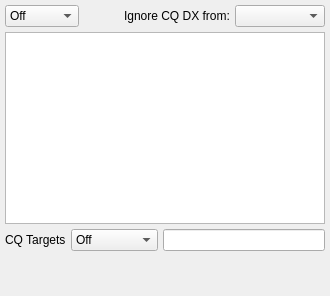
                     <widget class="QWidget" name="tab_4">
                      <attribute name="title">
                       <string>Prefixes</string>
                      </attribute>
                      <layout class="QVBoxLayout" name="verticalLayout_4">
                       <property name="spacing">
                        <number>5</number>
                       </property>
                       <property name="leftMargin">
                        <number>5</number>
                       </property>
                       <property name="topMargin">
                        <number>5</number>
                       </property>
                       <property name="rightMargin">
                        <number>5</number>
                       </property>
                       <property name="bottomMargin">
                        <number>5</number>
                       </property>
                       <item>
                        <layout class="QHBoxLayout" name="horizontalLayout_20">
                         <item>
                          <widget class="QComboBox" name="cb_prefixFilter">
                           <property name="maximumSize">
                            <size>
                             <width>16777215</width>
                             <height>16777215</height>
                            </size>
                           </property>
                           <property name="toolTip">
                            <string>&lt;html&gt;&lt;head/&gt;&lt;body&gt;&lt;p&gt;Control the prefix filtering&lt;/p&gt;&lt;p&gt;- OFF: Prefix filtering off&lt;/p&gt;&lt;p&gt;- Exclude: Exclude listed prefixes&lt;/p&gt;&lt;p&gt;- Include: Include listed prefixes only&lt;/p&gt;&lt;/body&gt;&lt;/html&gt;</string>
                           </property>
                           <item>
                            <property name="text">
                             <string>Off</string>
                            </property>
                           </item>
                           <item>
                            <property name="text">
                             <string>Include</string>
                            </property>
                           </item>
                           <item>
                            <property name="text">
                             <string>Exclude</string>
                            </property>
                           </item>
                          </widget>
                         </item>
                         <item>
                          <spacer name="horizontalSpacer_5">
                           <property name="orientation">
                            <enum>Qt::Horizontal</enum>
                           </property>
                           <property name="sizeType">
                            <enum>QSizePolicy::MinimumExpanding</enum>
                           </property>
                           <property name="sizeHint" stdset="0">
                            <size>
                             <width>40</width>
                             <height>20</height>
                            </size>
                           </property>
                          </spacer>
                         </item>
                         <item>
                          <widget class="QLabel" name="label_4">
                           <property name="toolTip">
                            <string>&lt;html&gt;&lt;head/&gt;&lt;body&gt;&lt;p&gt;Use this option to ignore stations calling CQ DX from your continent. &lt;/p&gt;&lt;/body&gt;&lt;/html&gt;</string>
                           </property>
                           <property name="text">
                            <string>Ignore CQ DX from:</string>
                           </property>
                          </widget>
                         </item>
                         <item>
                          <widget class="QComboBox" name="cb_filter_CQDX_Continent">
                           <property name="toolTip">
                            <string>&lt;html&gt;&lt;head/&gt;&lt;body&gt;&lt;p&gt;Use this option to ignore stations calling CQ DX from your continent. &lt;/p&gt;&lt;/body&gt;&lt;/html&gt;</string>
                           </property>
                           <item>
                            <property name="text">
                             <string/>
                            </property>
                           </item>
                           <item>
                            <property name="text">
                             <string>Africa</string>
                            </property>
                           </item>
                           <item>
                            <property name="text">
                             <string>N. America</string>
                            </property>
                           </item>
                           <item>
                            <property name="text">
                             <string>S. America</string>
                            </property>
                           </item>
                           <item>
                            <property name="text">
                             <string>Oceania</string>
                            </property>
                           </item>
                           <item>
                            <property name="text">
                             <string>Europe</string>
                            </property>
                           </item>
                           <item>
                            <property name="text">
                             <string>Asia</string>
                            </property>
                           </item>
                           <item>
                            <property name="text">
                             <string>Antarctica</string>
                            </property>
                           </item>
                          </widget>
                         </item>
                        </layout>
                       </item>
                       <item>
                        <widget class="QPlainTextEdit" name="pte_prefixFilter">
                         <property name="sizePolicy">
                          <sizepolicy hsizetype="Ignored" vsizetype="MinimumExpanding">
                           <horstretch>0</horstretch>
                           <verstretch>0</verstretch>
                          </sizepolicy>
                         </property>
                         <property name="maximumSize">
                          <size>
                           <width>16777215</width>
                           <height>16777215</height>
                          </size>
                         </property>
                         <property name="toolTip">
                          <string>&lt;html&gt;&lt;head/&gt;&lt;body&gt;&lt;p&gt;List of prefixes and DXCC's to be included or excluded from the band activity window. &lt;/p&gt;&lt;p&gt;Prefixes or DXCC names (prefixed with '+' sign) can be used here.&lt;/p&gt;&lt;p&gt;Each row can contain entries for one band.&lt;/p&gt;&lt;p&gt;&lt;span style=&quot; font-weight:600;&quot;&gt;Example: &lt;/span&gt;&lt;/p&gt;&lt;p&gt;80m:SP,GB,DE&lt;/p&gt;&lt;p&gt;40m:+poland,+england,+germany&lt;/p&gt;&lt;p&gt;&lt;br/&gt;&lt;/p&gt;&lt;p&gt;&lt;br/&gt;&lt;/p&gt;&lt;/body&gt;&lt;/html&gt;</string>
                         </property>
                         <property name="plainText">
                          <string/>
                         </property>
                        </widget>
                       </item>
                       <item>
                        <layout class="QHBoxLayout" name="horizontalLayout_15">
                         <item>
                          <widget class="QLabel" name="label_6">
                           <property name="text">
                            <string>CQ Targets</string>
                           </property>
                          </widget>
                         </item>
                         <item>
                          <widget class="QComboBox" name="cb_ignoreCQTarget">
                           <property name="toolTip">
                            <string>&lt;html&gt;&lt;head/&gt;&lt;body&gt;&lt;p&gt;You can include/exclude specific CQ targets here, ie. CQ EU, CQ SP etc.&lt;/p&gt;&lt;p&gt;When &amp;quot;Show only&amp;quot; is selected, only the stations with matching CQ target will be shown.&lt;/p&gt;&lt;/body&gt;&lt;/html&gt;</string>
                           </property>
                           <item>
                            <property name="text">
                             <string>Off</string>
                            </property>
                           </item>
                           <item>
                            <property name="text">
                             <string>Include</string>
                            </property>
                           </item>
                           <item>
                            <property name="text">
                             <string>Exclude</string>
                            </property>
                           </item>
                           <item>
                            <property name="text">
                             <string>Show only</string>
                            </property>
                           </item>
                          </widget>
                         </item>
                         <item>
                          <widget class="QLineEdit" name="le_ignoreCQXX">
                           <property name="toolTip">
                            <string>&lt;html&gt;&lt;head/&gt;&lt;body&gt;&lt;p&gt;Comma separated list of CQ targets to be ignored if the &amp;quot;Ignore CQ Targets&amp;quot; option is selected. &lt;/p&gt;&lt;p&gt;&lt;span style=&quot; font-weight:600;&quot;&gt;Example:&lt;/span&gt;&lt;/p&gt;&lt;p&gt;NA,AS,JA,TEST,VK&lt;/p&gt;&lt;/body&gt;&lt;/html&gt;</string>
                           </property>
                          </widget>
                         </item>
                        </layout>
                       </item>
                       <item>
                        <spacer name="verticalSpacer_7">
                         <property name="orientation">
                          <enum>Qt::Vertical</enum>
                         </property>
                         <property name="sizeHint" stdset="0">
                          <size>
                           <width>20</width>
                           <height>40</height>
                          </size>
                         </property>
                        </spacer>
                       </item>
                      </layout>
                     </widget>
